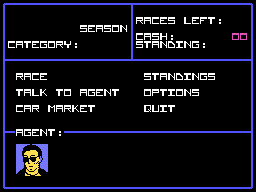

This game map was drawn from its Tiled (.tmx) file and the tilesets committed beside it. A one-line description and the full map source follow:
An orthogonal 32x24 tile map with 8x8 px tiles, 1 tile layer (Tile Layer 1).

<map version="1.0" tiledversion="1.1.4" orientation="orthogonal" renderorder="right-down" width="32" height="24" tilewidth="8" tileheight="8" infinite="0" nextobjectid="1">
 <tileset firstgid="1" name="scoreboard-tiles" tilewidth="8" tileheight="8" tilecount="256" columns="16">
  <image source="tiles-scoreboard-initial.png" width="128" height="128" />
 </tileset>
 <layer name="Tile Layer 1" width="32" height="24">
  <data encoding="csv">
36,3,3,3,3,3,3,3,3,3,3,3,3,3,3,3,39,3,3,3,3,3,3,3,3,3,3,3,3,3,3,2,
20,1,1,1,1,1,1,1,1,1,1,1,1,1,1,1,20,1,1,1,1,1,1,1,1,1,1,1,1,1,1,20,
20,1,1,1,1,1,1,1,1,1,1,1,1,1,1,1,20,83,66,68,70,84,1,77,70,71,85,59,1,1,1,20,
20,1,1,1,1,1,1,1,1,1,84,70,66,84,80,79,20,1,1,1,1,1,1,1,1,1,1,1,1,1,1,20,
20,1,1,1,1,1,1,1,1,1,1,1,1,1,1,1,20,68,66,84,73,59,1,1,1,1,1,1,1,49,49,20,
20,68,66,85,70,72,80,83,90,59,1,1,1,1,1,1,20,84,85,66,79,69,74,79,72,59,1,1,1,1,1,20,
20,1,1,1,1,1,1,1,1,1,1,1,1,1,1,1,20,1,1,1,1,1,1,1,1,1,1,1,1,1,1,20,
62,3,3,3,3,3,3,3,3,3,3,3,3,3,3,3,7,3,3,3,3,3,3,3,3,3,3,3,3,3,3,6,
20,1,1,1,1,1,1,1,1,1,1,1,1,1,1,1,1,1,1,1,1,1,1,1,1,1,1,1,1,1,1,20,
20,1,83,66,68,70,1,1,1,1,1,1,1,1,1,1,1,1,84,85,66,79,69,74,79,72,84,1,1,1,1,20,
20,1,1,1,1,1,1,1,1,1,1,1,1,1,1,1,1,1,1,1,1,1,1,1,1,1,1,1,1,1,1,20,
20,1,85,66,77,76,1,85,80,1,66,72,70,79,85,1,1,1,80,81,85,74,80,79,84,1,1,1,1,1,1,20,
20,1,1,1,1,1,1,1,1,1,1,1,1,1,1,1,1,1,1,1,1,1,1,1,1,1,1,1,1,1,1,20,
20,1,68,66,83,1,78,66,83,76,70,85,1,1,1,1,1,1,82,86,74,85,1,1,1,1,1,1,1,1,1,20,
20,1,1,1,1,1,1,1,1,1,1,1,1,1,1,1,1,1,1,1,1,1,1,1,1,1,1,1,1,1,1,20,
20,1,1,1,1,1,1,1,1,1,1,1,1,1,1,1,1,1,1,1,1,1,1,1,1,1,1,1,1,1,1,20,
62,19,66,72,70,79,85,59,3,3,3,3,3,3,3,3,3,3,3,3,3,3,3,3,3,3,3,3,3,3,3,6,
20,1,1,1,1,1,1,1,1,1,1,1,1,1,1,1,1,1,1,1,1,1,1,1,1,1,1,1,1,1,1,20,
20,1,139,140,141,142,1,1,1,1,1,1,1,1,1,1,1,1,1,1,1,1,1,1,1,1,1,1,1,1,1,20,
20,1,153,154,155,138,1,1,1,1,1,1,1,1,1,1,1,1,1,1,1,1,1,1,1,1,1,1,1,1,1,20,
20,1,145,146,147,148,1,1,1,1,1,1,1,1,1,1,1,1,1,1,1,1,1,1,1,1,1,1,1,1,1,20,
20,1,149,150,151,152,1,1,1,1,1,1,1,1,1,1,1,1,1,1,1,1,1,1,1,1,1,1,1,1,1,20,
20,1,1,1,1,1,1,1,1,1,1,1,1,1,1,1,1,1,1,1,1,1,1,1,1,1,1,1,1,1,1,20,
104,3,3,3,3,3,3,3,3,3,3,3,3,3,3,3,3,3,3,3,3,3,3,3,3,3,3,3,3,3,3,18
</data>
 </layer>
</map>
